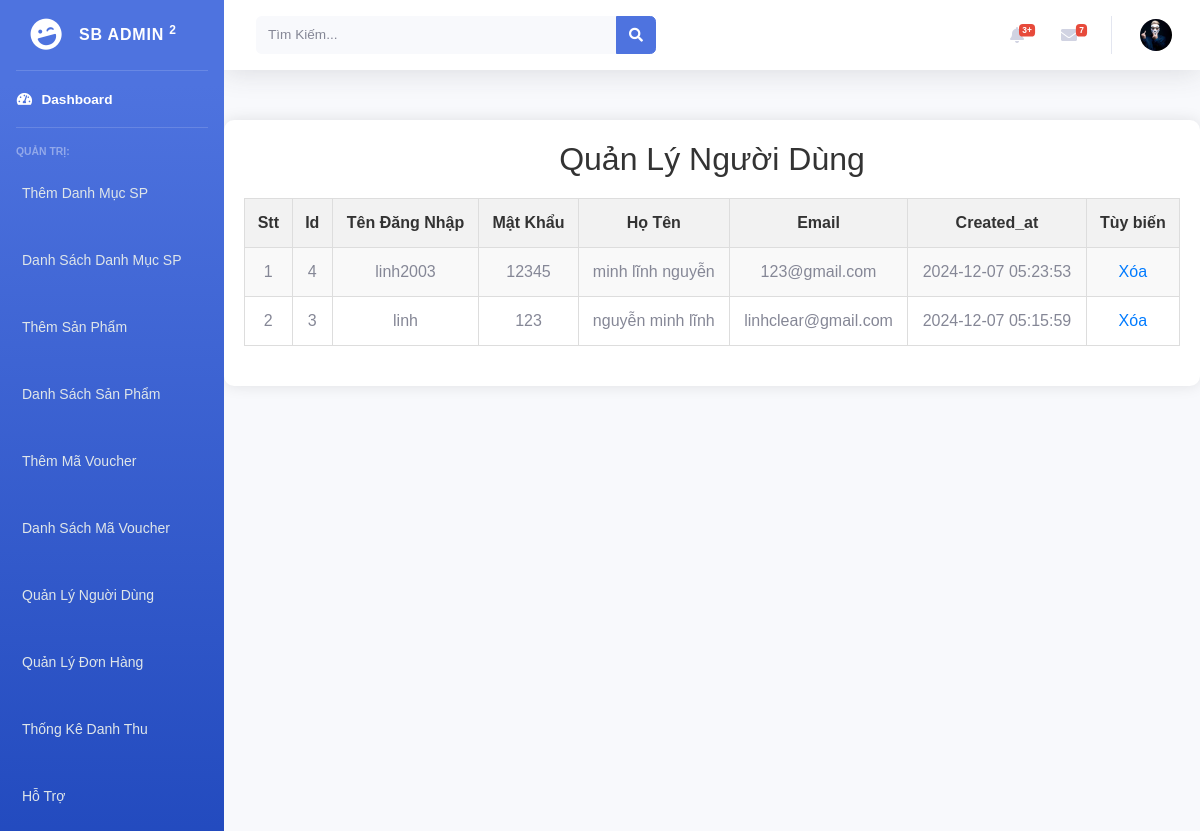
Screenshot of /admin/qluser.php with the database file from the repository.
### tables this page shows
CREATE TABLE `users` (
  `id` int(11) NOT NULL,
  `fullname` varchar(100) NOT NULL,
  `username` varchar(50) NOT NULL,
  `email` varchar(50) NOT NULL,
  `password` varchar(255) NOT NULL,
  `icon` varchar(255) DEFAULT 'icons.png',
  `created_at` timestamp NOT NULL DEFAULT current_timestamp()
);

### admin/qluser.php (the view, shortened to what this page needs)
<!DOCTYPE html>
<html lang="en">
<head>
    <link href="vendor/fontawesome-free/css/all.min.css" rel="stylesheet" type="text/css">
    <link href="css/sb-admin-2.min.css" rel="stylesheet">
    <link href="css/user.css" rel="stylesheet">
</head>
<body id="page-top">
    <div id="wrapper">
<?php
    include "headerr.php";
?>
<?php
    $conn = new mysqli("localhost", "root", "", "webdemo");
    $sql = "SELECT id, fullname, username, password, email, created_at FROM users ORDER BY id DESC";
    $result = $conn->query($sql);
?>
<div class="ormandetlime">
    <h2>Quản Lý Người Dùng</h2>
    <table>
        <tr>
            <th>Stt</th>
            <th>Id</th>
            <th>Tên Đăng Nhập</th>
            <th>Mật Khẩu</th>
            <th>Họ Tên</th>
            <th>Email</th>
            <th>Created_at</th>
            <th>Tùy biến</th>
        </tr>
        <?php
            if($result->num_rows > 0){ $i=0;
                while($row = $result->fetch_assoc()){$i++;
        ?>
        <tr>
            <td><?php echo $i ?></td>
            <td><?php echo $row['id']; ?></td>
            <td><?php echo $row['username']; ?></td>
            <td><?php echo $row['password']; ?></td>
            <td><?php echo $row['fullname']; ?></td>
            <td><?php echo $row['email']; ?></td>
            <td><?php echo $row['created_at']; ?></td>
            <td><a href="deleteuser.php?id=<?php echo $row['id']; ?>">Xóa</a></td>
        </tr>
        <?php
                }
            }
        ?>
    </table>
</div>
<?php
    include "script.php";
?>

### admin/css/user.css (style rules this page uses)
body { font-family: Arial, sans-serif; margin: 0; padding: 0; background-color: #f8f9fa; }
.ormandetlime { max-width: 900px; margin: 50px auto; padding: 20px; background-color: #fff; border-radius: 10px; box-shadow: 0 0 15px rgba(0, 0, 0, 0.1); text-align: center; }
.ormandetlime h2 { color: #333; margin-bottom: 20px; }
table { width: 100%; border-collapse: collapse; margin: 20px 0; }
table th, table td { border: 1px solid #ddd; padding: 12px; text-align: center; }
table th { background-color: #f2f2f2; color: #333; }
table tr:nth-child(even) { background-color: #f9f9f9; }
a { color: #007bff; text-decoration: none; }

### admin/qluser.php (style rules this page uses)
.ormandetlime { max-width: 1700px; margin: 50px auto; padding: 20px; background-color: #fff; border-radius: 10px; box-shadow: 0 0 15px rgba(0, 0, 0, 0.1); text-align: center; }

### rows the page displays
users: id "4", username "linh2003", password "12345", fullname "minh lĩnh nguyễn", email "123@gmail.com", created_at "2024-12-07 05:23:53"
users: id "3", username "linh", password "123", fullname "nguyễn minh lĩnh", email "linhclear@gmail.com", created_at "2024-12-07 05:15:59"
